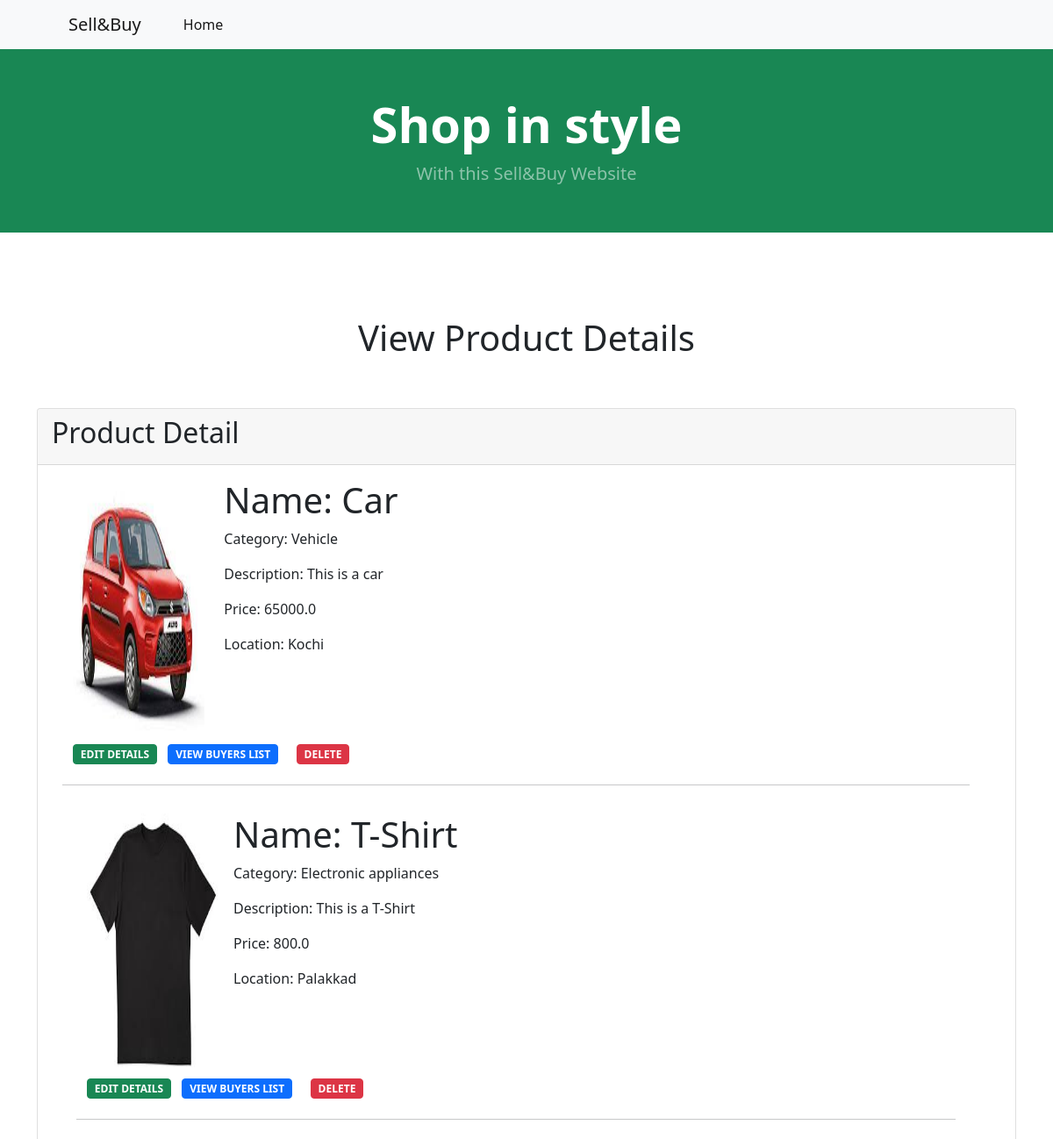
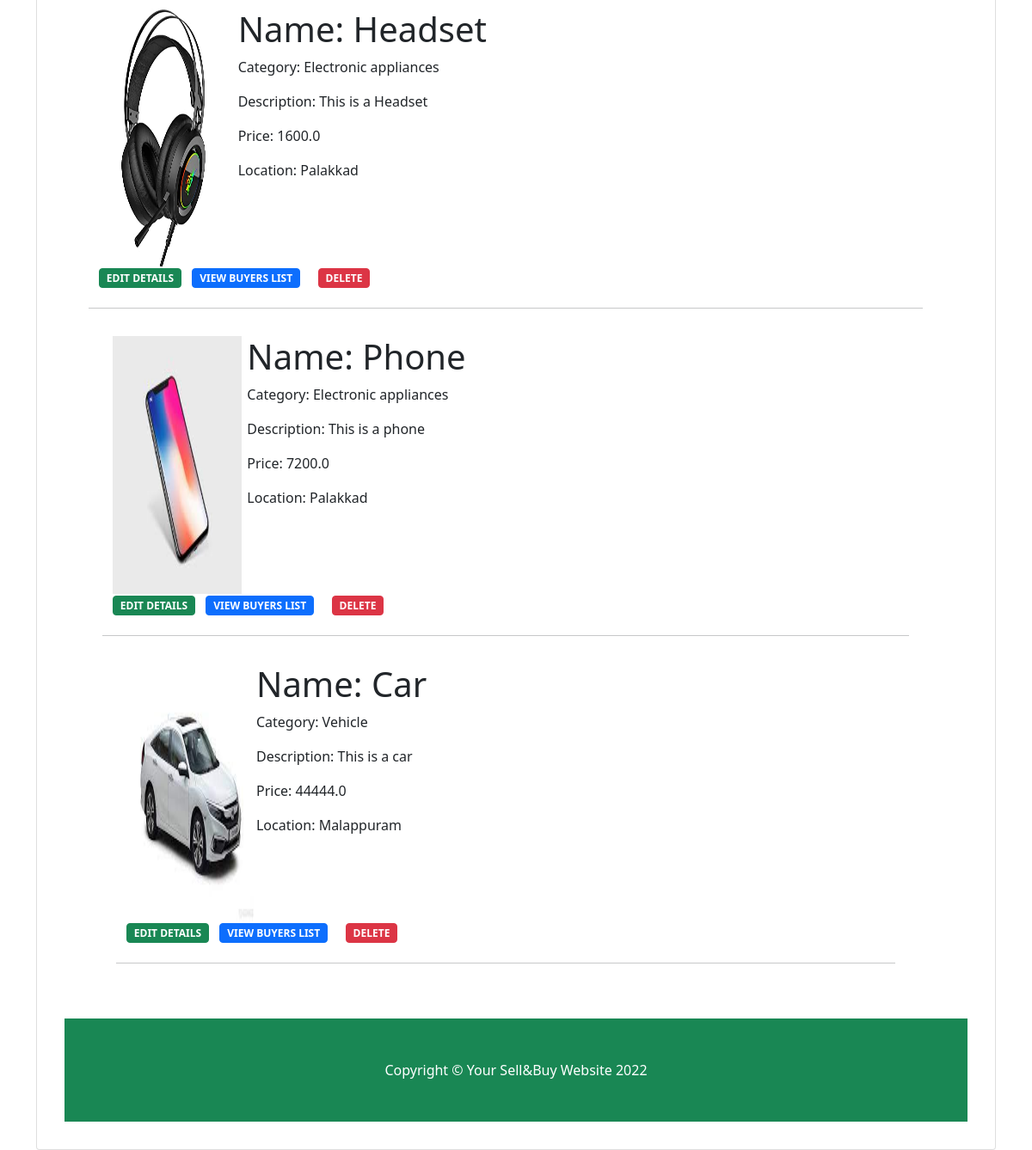
/my_post/ (signed in), run on the app's committed database (2 pictures, top to bottom).
### sellerapp/models.py (models this page shows, shortened)
class Product(models.Model):
    userid = models.ForeignKey(User,on_delete=models.CASCADE,null=True)
    product_name = models.CharField(max_length=100,null=True)
    product_desc = models.CharField(max_length=1000,null=True)
    category = models.CharField(max_length=100,null=True)
    location = models.CharField(max_length=100,null=True)
    product_price = models.FloatField(max_length=100,null=True)
    product_img = models.FileField(upload_to='media',null=True,blank=True)
    time = models.DateTimeField(null=True,blank=True)

### sellerapp/views.py (the view)
# urls.py: path('my_post/', my_post, name='my_post'),
@login_required(login_url='/log/')
def my_post(request):
    userid = request.user
    data = Product.objects.filter(userid_id=request.user)
    return render(request, "my_post.html", {'Product': data, 'userid': userid})

### sellerapp/templates/my_post.html (shortened to what this page needs)
{% load static %}
<html lang="en">
    <head>
        <link href="https://cdn.jsdelivr.net/npm/bootstrap-icons@1.5.0/font/bootstrap-icons.css" rel="stylesheet" />
        <link rel="stylesheet" href="{% static 'dist/css/styles.css' %}" type="text/css" />
    </head>
    <body>
        <nav class="navbar navbar-expand-lg navbar-light bg-light">
            <div class="container px-4 px-lg-5">
                <a class="navbar-brand" href="#!">Sell&Buy</a>
                <div class="collapse navbar-collapse" id="navbarSupportedContent">
                    <ul class="navbar-nav me-auto mb-2 mb-lg-0 ms-lg-4">
                        <li class="nav-item"><a class="nav-link active" aria-current="page" href="{% url 'indexpage' %}">Home</a></li>
                    </ul>
                </div>
            </div>
        </nav>
        <header class="bg-success py-1">
            <div class="container px-4 px-lg-5 my-5">
                <div class="text-center text-white">
                    <h1 class="display-4 fw-bolder">Shop in style</h1>
                    <p class="lead fw-normal text-white-50 mb-0">With this Sell&Buy Website</p>
                </div>
            </div>
        </header><br><br><br><br>
        <h1 style="text-align:center;">View Product Details</h1>
        <br><br>
        <div class="container">
            <div class="card">
                <div class="card-header">
                    <h2>Product Detail</h2>
                </div>
                {% for product1 in Product %}
                <div class="card-body">
                    <div class="container row">
                        <div class="col-md-2">
                            <img src="{{ product1.product_img.url }}" style="height: 300px;width: 150px;" alt="Image">
                        </div>
                        <div class="col-md-10">
                            <h1>Name: {{ product1.product_name }}</h1>
                            <p>Category: {{ product1.category }}</p>
                            <p>Description: {{ product1.product_desc }}</p>
                            <p>Price: {{ product1.product_price }}</p>
                            <p>Location: {{ product1.location }}</p>
                        </div>
                        <div>
                            <a href="{% url 'edit_post_confirm' product1.id %}" class="btn btn-success badge">EDIT DETAILS</a>&nbsp;&nbsp;
                            <a href="{% url 'buyer_list' product1.id %}" class="btn btn-primary badge">VIEW BUYERS LIST</a>&nbsp;&nbsp;&nbsp;&nbsp;
                            <a href="{% url 'deletedata' product1.id %}" class="btn btn-danger badge">DELETE</a>
                        </div>
                        <br><br>
                        <hr>
                    </div>
                    {% endfor %}
                </div>
            </div>
        </div>
        <footer class="py-5 bg-success">
            <div class="container"><p class="m-0 text-center text-white">Copyright &copy; Your Sell&Buy Website 2022</p></div>
        </footer>
    </body>
</html>

### data on the page
Product: product_img (picture), product_name "Car", category "Vehicle", product_desc "This is a car", product_price "65000.0", location "Kochi"
Product: product_img (picture), product_name "T-Shirt", category "Electronic appliances", product_desc "This is a T-Shirt", product_price "800.0", location "Palakkad"
Product: product_img (picture), product_name "Headset", category "Electronic appliances", product_desc "This is a Headset", product_price "1600.0", location "Palakkad"
Product: product_img (picture), product_name "Phone", category "Electronic appliances", product_desc "This is a phone", product_price "7200.0", location "Palakkad"
Product: product_img (picture), product_name "Car", category "Vehicle", product_desc "This is a car", product_price "44444.0", location "Malappuram"
